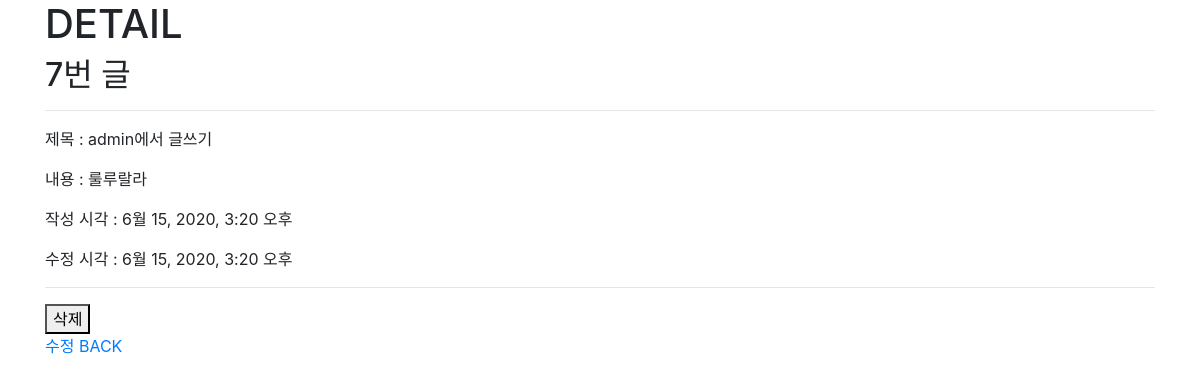
/articles/7/, run on the app's committed database.
### articles/models.py (models this page shows)
class Article(models.Model):
    title = models.CharField(max_length=20)
    content = models.TextField()
    created_at = models.DateTimeField(auto_now_add=True)
    updated_at = models.DateTimeField(auto_now=True)

### articles/views.py (the view)
# urls.py: path('<int:pk>/', views.detail, name='detail'),
def detail(request, pk):
    article = Article.objects.get(pk=pk) #오른쪽 pk는 variable routing의 pk
    context = {
        'article': article,
    }
    return render(request, 'articles/detail.html', context)

### articles/templates/articles/detail.html (shortened to what this page needs)
{% extends 'base.html' %}
{% block content %}
<h1>DETAIL</h1>
<h2>{{ article.pk }}번 글</h2>
<hr>
<p>제목 : {{ article.title }}</p>
<p>내용 : {{ article.content }}</p>
<p>작성 시각 : {{ article.created_at }}</p>
<p>수정 시각 : {{ article.updated_at }}</p>
<hr>
<form action="{% url 'articles:delete' article.pk %}" method="POST">
    <button>삭제</button>
</form>
<a href="{% url 'articles:edit' article.pk %}">수정</a>
<a href="{% url 'articles:index' %}">BACK</a>
{% endblock %}

### data on the page
Article: pk "7", title "admin에서 글쓰기", content "룰루랄라", created_at "6월 15, 2020, 3:20 오후", updated_at "6월 15, 2020, 3:20 오후"
